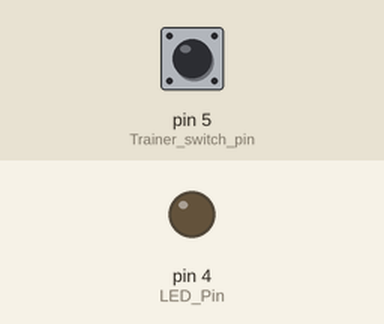
Recording of a sketch running on a simulated Arduino Uno, built with avr-gcc and run on an emulated ATmega328P. Shown: output pins drawn as LEDs (lit = HIGH). Inputs (shaded band) come from the test bench; at power-on: pin 5 (Trainer_switch_pin) LOW.

Above: at 1.2 s.
1.3 s: pin 5 (Trainer_switch_pin) pulled HIGH for 0.15 s
At 1.37 s:
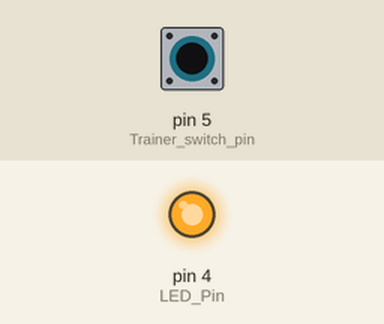
2.9 s: pin 5 (Trainer_switch_pin) pulled HIGH for 3.2 s
At 6.4 s:
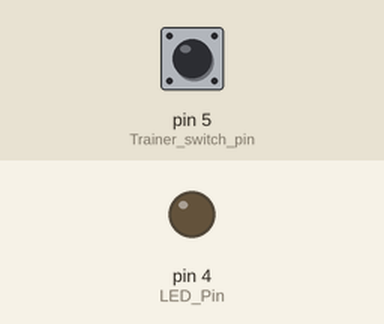
Timing chart, 0 to 7.9 s (numbered marks = the images above; inputs shaded):
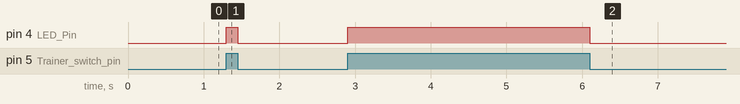

Measured:
- after the input at 1.3 s, pin 4 (LED_Pin): LOW → HIGH at once, → LOW 0.15 s later
- after the input at 2.9 s, pin 4 (LED_Pin): LOW → HIGH at once, → LOW 3.2 s later

The sketch:

One_Input_Trainer.ino
```cpp
/*
 * Jimmy Hickey
 * Use a switch on the trainer as an input to the arduino.
 * Use this input to power an LED.
 */

// the setup routine runs once when you press reset:
void setup() {
 pinMode(5, INPUT); //Trainer switch pin
 pinMode(4, OUTPUT); //LED Pin
  Serial.begin(9600);
}

// the loop routine runs over and over again forever:
void loop() {
  if(digitalRead(5)){
    digitalWrite(4,HIGH);
  }
  else{
    digitalWrite(4,LOW);
  }
}
```
